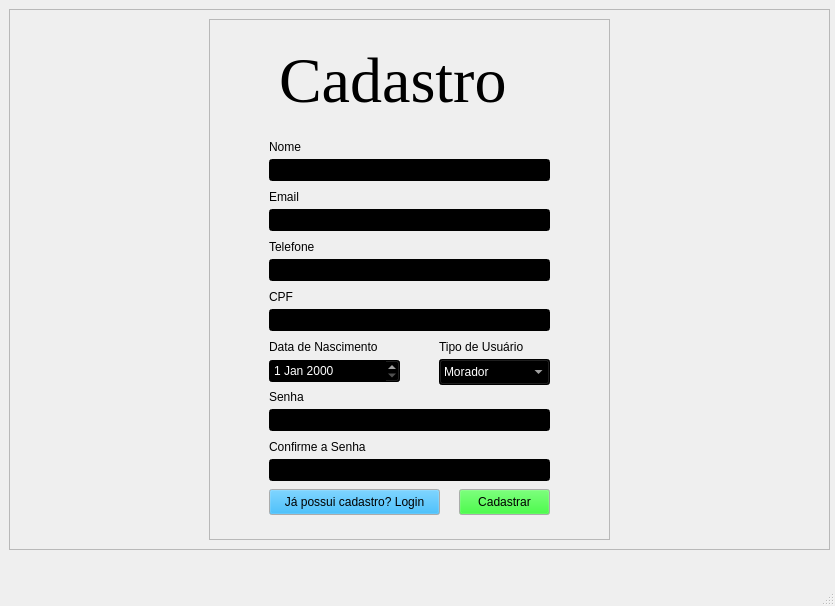
<?xml version="1.0" encoding="UTF-8"?>
<ui version="4.0">
 <class>MainWindow</class>
 <widget class="QMainWindow" name="MainWindow">
  <property name="geometry">
   <rect>
    <x>0</x>
    <y>0</y>
    <width>835</width>
    <height>606</height>
   </rect>
  </property>
  <property name="windowTitle">
   <string>MainWindow</string>
  </property>
  <widget class="QWidget" name="centralwidget">
   <widget class="QStackedWidget" name="stackedWidget">
    <property name="geometry">
     <rect>
      <x>-1</x>
      <y>-1</y>
      <width>831</width>
      <height>551</height>
     </rect>
    </property>
    <property name="currentIndex">
     <number>1</number>
    </property>
    <widget class="QWidget" name="Login">
     <widget class="QLineEdit" name="lineEdit">
      <property name="geometry">
       <rect>
        <x>270</x>
        <y>260</y>
        <width>291</width>
        <height>22</height>
       </rect>
      </property>
      <property name="styleSheet">
       <string notr="true">background-color: #000000;
color: #ffffff;</string>
      </property>
      <property name="text">
       <string/>
      </property>
     </widget>
     <widget class="QLineEdit" name="lineEdit_2">
      <property name="geometry">
       <rect>
        <x>270</x>
        <y>350</y>
        <width>291</width>
        <height>22</height>
       </rect>
      </property>
      <property name="styleSheet">
       <string notr="true">background-color: #000000;
color: #ffffff;</string>
      </property>
      <property name="text">
       <string/>
      </property>
     </widget>
     <widget class="QPushButton" name="pushButton">
      <property name="geometry">
       <rect>
        <x>480</x>
        <y>400</y>
        <width>81</width>
        <height>26</height>
       </rect>
      </property>
      <property name="palette">
       <palette>
        <active>
         <colorrole role="Button">
          <brush brushstyle="SolidPattern">
           <color alpha="255">
            <red>49</red>
            <green>226</green>
            <blue>0</blue>
           </color>
          </brush>
         </colorrole>
        </active>
        <inactive>
         <colorrole role="Button">
          <brush brushstyle="SolidPattern">
           <color alpha="255">
            <red>49</red>
            <green>226</green>
            <blue>0</blue>
           </color>
          </brush>
         </colorrole>
        </inactive>
        <disabled>
         <colorrole role="Button">
          <brush brushstyle="SolidPattern">
           <color alpha="255">
            <red>49</red>
            <green>226</green>
            <blue>0</blue>
           </color>
          </brush>
         </colorrole>
        </disabled>
       </palette>
      </property>
      <property name="text">
       <string>Entrar</string>
      </property>
     </widget>
     <widget class="QFrame" name="frame">
      <property name="geometry">
       <rect>
        <x>10</x>
        <y>10</y>
        <width>821</width>
        <height>541</height>
       </rect>
      </property>
      <property name="frameShape">
       <enum>QFrame::Shape::StyledPanel</enum>
      </property>
      <property name="frameShadow">
       <enum>QFrame::Shadow::Raised</enum>
      </property>
      <widget class="QFrame" name="frame_2">
       <property name="geometry">
        <rect>
         <x>200</x>
         <y>60</y>
         <width>401</width>
         <height>411</height>
        </rect>
       </property>
       <property name="palette">
        <palette>
         <active>
          <colorrole role="Base">
           <brush brushstyle="SolidPattern">
            <color alpha="255">
             <red>227</red>
             <green>227</green>
             <blue>227</blue>
            </color>
           </brush>
          </colorrole>
         </active>
         <inactive>
          <colorrole role="Base">
           <brush brushstyle="SolidPattern">
            <color alpha="255">
             <red>227</red>
             <green>227</green>
             <blue>227</blue>
            </color>
           </brush>
          </colorrole>
         </inactive>
         <disabled/>
        </palette>
       </property>
       <property name="frameShape">
        <enum>QFrame::Shape::StyledPanel</enum>
       </property>
       <property name="frameShadow">
        <enum>QFrame::Shadow::Raised</enum>
       </property>
       <widget class="QLabel" name="label">
        <property name="geometry">
         <rect>
          <x>110</x>
          <y>40</y>
          <width>171</width>
          <height>81</height>
         </rect>
        </property>
        <property name="palette">
         <palette>
          <active>
           <colorrole role="WindowText">
            <brush brushstyle="SolidPattern">
             <color alpha="255">
              <red>0</red>
              <green>0</green>
              <blue>0</blue>
             </color>
            </brush>
           </colorrole>
          </active>
          <inactive>
           <colorrole role="WindowText">
            <brush brushstyle="SolidPattern">
             <color alpha="255">
              <red>0</red>
              <green>0</green>
              <blue>0</blue>
             </color>
            </brush>
           </colorrole>
          </inactive>
          <disabled/>
         </palette>
        </property>
        <property name="font">
         <font>
          <family>Georgia</family>
          <pointsize>48</pointsize>
         </font>
        </property>
        <property name="text">
         <string>Login</string>
        </property>
       </widget>
       <widget class="QLabel" name="label_2">
        <property name="geometry">
         <rect>
          <x>60</x>
          <y>170</y>
          <width>101</width>
          <height>16</height>
         </rect>
        </property>
        <property name="palette">
         <palette>
          <active>
           <colorrole role="WindowText">
            <brush brushstyle="SolidPattern">
             <color alpha="255">
              <red>0</red>
              <green>0</green>
              <blue>0</blue>
             </color>
            </brush>
           </colorrole>
          </active>
          <inactive>
           <colorrole role="WindowText">
            <brush brushstyle="SolidPattern">
             <color alpha="255">
              <red>0</red>
              <green>0</green>
              <blue>0</blue>
             </color>
            </brush>
           </colorrole>
          </inactive>
          <disabled/>
         </palette>
        </property>
        <property name="text">
         <string>Código de Usuário</string>
        </property>
       </widget>
       <widget class="QLabel" name="label_3">
        <property name="geometry">
         <rect>
          <x>60</x>
          <y>260</y>
          <width>31</width>
          <height>16</height>
         </rect>
        </property>
        <property name="palette">
         <palette>
          <active>
           <colorrole role="WindowText">
            <brush brushstyle="SolidPattern">
             <color alpha="255">
              <red>0</red>
              <green>0</green>
              <blue>0</blue>
             </color>
            </brush>
           </colorrole>
          </active>
          <inactive>
           <colorrole role="WindowText">
            <brush brushstyle="SolidPattern">
             <color alpha="255">
              <red>0</red>
              <green>0</green>
              <blue>0</blue>
             </color>
            </brush>
           </colorrole>
          </inactive>
          <disabled/>
         </palette>
        </property>
        <property name="text">
         <string>Senha</string>
        </property>
       </widget>
       <widget class="QPushButton" name="pushButton_2">
        <property name="geometry">
         <rect>
          <x>60</x>
          <y>330</y>
          <width>171</width>
          <height>26</height>
         </rect>
        </property>
        <property name="palette">
         <palette>
          <active>
           <colorrole role="Button">
            <brush brushstyle="SolidPattern">
             <color alpha="255">
              <red>0</red>
              <green>170</green>
              <blue>255</blue>
             </color>
            </brush>
           </colorrole>
          </active>
          <inactive>
           <colorrole role="Button">
            <brush brushstyle="SolidPattern">
             <color alpha="255">
              <red>0</red>
              <green>170</green>
              <blue>255</blue>
             </color>
            </brush>
           </colorrole>
          </inactive>
          <disabled>
           <colorrole role="Button">
            <brush brushstyle="SolidPattern">
             <color alpha="255">
              <red>0</red>
              <green>170</green>
              <blue>255</blue>
             </color>
            </brush>
           </colorrole>
          </disabled>
         </palette>
        </property>
        <property name="text">
         <string>Novo por aqui? Cadastre-se</string>
        </property>
       </widget>
      </widget>
     </widget>
     <zorder>frame</zorder>
     <zorder>lineEdit</zorder>
     <zorder>lineEdit_2</zorder>
     <zorder>pushButton</zorder>
    </widget>
    <widget class="QWidget" name="Cadastro">
     <widget class="QFrame" name="frame_3">
      <property name="geometry">
       <rect>
        <x>10</x>
        <y>10</y>
        <width>821</width>
        <height>541</height>
       </rect>
      </property>
      <property name="frameShape">
       <enum>QFrame::Shape::StyledPanel</enum>
      </property>
      <property name="frameShadow">
       <enum>QFrame::Shadow::Raised</enum>
      </property>
      <widget class="QFrame" name="frame_4">
       <property name="geometry">
        <rect>
         <x>200</x>
         <y>10</y>
         <width>401</width>
         <height>521</height>
        </rect>
       </property>
       <property name="palette">
        <palette>
         <active>
          <colorrole role="Base">
           <brush brushstyle="SolidPattern">
            <color alpha="255">
             <red>227</red>
             <green>227</green>
             <blue>227</blue>
            </color>
           </brush>
          </colorrole>
         </active>
         <inactive>
          <colorrole role="Base">
           <brush brushstyle="SolidPattern">
            <color alpha="255">
             <red>227</red>
             <green>227</green>
             <blue>227</blue>
            </color>
           </brush>
          </colorrole>
         </inactive>
         <disabled/>
        </palette>
       </property>
       <property name="frameShape">
        <enum>QFrame::Shape::StyledPanel</enum>
       </property>
       <property name="frameShadow">
        <enum>QFrame::Shadow::Raised</enum>
       </property>
       <widget class="QLabel" name="label_4">
        <property name="geometry">
         <rect>
          <x>70</x>
          <y>20</y>
          <width>251</width>
          <height>81</height>
         </rect>
        </property>
        <property name="palette">
         <palette>
          <active>
           <colorrole role="WindowText">
            <brush brushstyle="SolidPattern">
             <color alpha="255">
              <red>0</red>
              <green>0</green>
              <blue>0</blue>
             </color>
            </brush>
           </colorrole>
          </active>
          <inactive>
           <colorrole role="WindowText">
            <brush brushstyle="SolidPattern">
             <color alpha="255">
              <red>0</red>
              <green>0</green>
              <blue>0</blue>
             </color>
            </brush>
           </colorrole>
          </inactive>
          <disabled/>
         </palette>
        </property>
        <property name="font">
         <font>
          <family>Georgia</family>
          <pointsize>48</pointsize>
         </font>
        </property>
        <property name="text">
         <string>Cadastro</string>
        </property>
       </widget>
       <widget class="QLabel" name="label_5">
        <property name="geometry">
         <rect>
          <x>60</x>
          <y>120</y>
          <width>101</width>
          <height>16</height>
         </rect>
        </property>
        <property name="palette">
         <palette>
          <active>
           <colorrole role="WindowText">
            <brush brushstyle="SolidPattern">
             <color alpha="255">
              <red>0</red>
              <green>0</green>
              <blue>0</blue>
             </color>
            </brush>
           </colorrole>
          </active>
          <inactive>
           <colorrole role="WindowText">
            <brush brushstyle="SolidPattern">
             <color alpha="255">
              <red>0</red>
              <green>0</green>
              <blue>0</blue>
             </color>
            </brush>
           </colorrole>
          </inactive>
          <disabled/>
         </palette>
        </property>
        <property name="text">
         <string>Nome</string>
        </property>
       </widget>
       <widget class="QLabel" name="label_6">
        <property name="geometry">
         <rect>
          <x>60</x>
          <y>170</y>
          <width>61</width>
          <height>16</height>
         </rect>
        </property>
        <property name="palette">
         <palette>
          <active>
           <colorrole role="WindowText">
            <brush brushstyle="SolidPattern">
             <color alpha="255">
              <red>0</red>
              <green>0</green>
              <blue>0</blue>
             </color>
            </brush>
           </colorrole>
          </active>
          <inactive>
           <colorrole role="WindowText">
            <brush brushstyle="SolidPattern">
             <color alpha="255">
              <red>0</red>
              <green>0</green>
              <blue>0</blue>
             </color>
            </brush>
           </colorrole>
          </inactive>
          <disabled/>
         </palette>
        </property>
        <property name="text">
         <string>Email</string>
        </property>
       </widget>
       <widget class="QLabel" name="label_7">
        <property name="geometry">
         <rect>
          <x>60</x>
          <y>220</y>
          <width>101</width>
          <height>16</height>
         </rect>
        </property>
        <property name="palette">
         <palette>
          <active>
           <colorrole role="WindowText">
            <brush brushstyle="SolidPattern">
             <color alpha="255">
              <red>0</red>
              <green>0</green>
              <blue>0</blue>
             </color>
            </brush>
           </colorrole>
          </active>
          <inactive>
           <colorrole role="WindowText">
            <brush brushstyle="SolidPattern">
             <color alpha="255">
              <red>0</red>
              <green>0</green>
              <blue>0</blue>
             </color>
            </brush>
           </colorrole>
          </inactive>
          <disabled/>
         </palette>
        </property>
        <property name="text">
         <string>Telefone</string>
        </property>
       </widget>
       <widget class="QLabel" name="label_8">
        <property name="geometry">
         <rect>
          <x>60</x>
          <y>270</y>
          <width>101</width>
          <height>16</height>
         </rect>
        </property>
        <property name="palette">
         <palette>
          <active>
           <colorrole role="WindowText">
            <brush brushstyle="SolidPattern">
             <color alpha="255">
              <red>0</red>
              <green>0</green>
              <blue>0</blue>
             </color>
            </brush>
           </colorrole>
          </active>
          <inactive>
           <colorrole role="WindowText">
            <brush brushstyle="SolidPattern">
             <color alpha="255">
              <red>0</red>
              <green>0</green>
              <blue>0</blue>
             </color>
            </brush>
           </colorrole>
          </inactive>
          <disabled/>
         </palette>
        </property>
        <property name="text">
         <string>CPF</string>
        </property>
       </widget>
       <widget class="QLabel" name="label_9">
        <property name="geometry">
         <rect>
          <x>60</x>
          <y>320</y>
          <width>111</width>
          <height>16</height>
         </rect>
        </property>
        <property name="palette">
         <palette>
          <active>
           <colorrole role="WindowText">
            <brush brushstyle="SolidPattern">
             <color alpha="255">
              <red>0</red>
              <green>0</green>
              <blue>0</blue>
             </color>
            </brush>
           </colorrole>
          </active>
          <inactive>
           <colorrole role="WindowText">
            <brush brushstyle="SolidPattern">
             <color alpha="255">
              <red>0</red>
              <green>0</green>
              <blue>0</blue>
             </color>
            </brush>
           </colorrole>
          </inactive>
          <disabled/>
         </palette>
        </property>
        <property name="text">
         <string>Data de Nascimento</string>
        </property>
       </widget>
       <widget class="QLabel" name="label_10">
        <property name="geometry">
         <rect>
          <x>60</x>
          <y>370</y>
          <width>101</width>
          <height>16</height>
         </rect>
        </property>
        <property name="palette">
         <palette>
          <active>
           <colorrole role="WindowText">
            <brush brushstyle="SolidPattern">
             <color alpha="255">
              <red>0</red>
              <green>0</green>
              <blue>0</blue>
             </color>
            </brush>
           </colorrole>
          </active>
          <inactive>
           <colorrole role="WindowText">
            <brush brushstyle="SolidPattern">
             <color alpha="255">
              <red>0</red>
              <green>0</green>
              <blue>0</blue>
             </color>
            </brush>
           </colorrole>
          </inactive>
          <disabled/>
         </palette>
        </property>
        <property name="text">
         <string>Senha</string>
        </property>
       </widget>
       <widget class="QLabel" name="label_11">
        <property name="geometry">
         <rect>
          <x>60</x>
          <y>420</y>
          <width>101</width>
          <height>16</height>
         </rect>
        </property>
        <property name="palette">
         <palette>
          <active>
           <colorrole role="WindowText">
            <brush brushstyle="SolidPattern">
             <color alpha="255">
              <red>0</red>
              <green>0</green>
              <blue>0</blue>
             </color>
            </brush>
           </colorrole>
          </active>
          <inactive>
           <colorrole role="WindowText">
            <brush brushstyle="SolidPattern">
             <color alpha="255">
              <red>0</red>
              <green>0</green>
              <blue>0</blue>
             </color>
            </brush>
           </colorrole>
          </inactive>
          <disabled/>
         </palette>
        </property>
        <property name="text">
         <string>Confirme a Senha</string>
        </property>
       </widget>
       <widget class="QPushButton" name="pushButton_3">
        <property name="geometry">
         <rect>
          <x>250</x>
          <y>470</y>
          <width>91</width>
          <height>26</height>
         </rect>
        </property>
        <property name="palette">
         <palette>
          <active>
           <colorrole role="Button">
            <brush brushstyle="SolidPattern">
             <color alpha="255">
              <red>0</red>
              <green>255</green>
              <blue>0</blue>
             </color>
            </brush>
           </colorrole>
          </active>
          <inactive>
           <colorrole role="Button">
            <brush brushstyle="SolidPattern">
             <color alpha="255">
              <red>0</red>
              <green>255</green>
              <blue>0</blue>
             </color>
            </brush>
           </colorrole>
          </inactive>
          <disabled>
           <colorrole role="Button">
            <brush brushstyle="SolidPattern">
             <color alpha="255">
              <red>0</red>
              <green>255</green>
              <blue>0</blue>
             </color>
            </brush>
           </colorrole>
          </disabled>
         </palette>
        </property>
        <property name="text">
         <string>Cadastrar</string>
        </property>
       </widget>
       <widget class="QLineEdit" name="lineEdit_3">
        <property name="enabled">
         <bool>true</bool>
        </property>
        <property name="geometry">
         <rect>
          <x>60</x>
          <y>140</y>
          <width>281</width>
          <height>22</height>
         </rect>
        </property>
        <property name="styleSheet">
         <string notr="true">background-color: #000000;
color: #ffffff;</string>
        </property>
        <property name="text">
         <string/>
        </property>
       </widget>
       <widget class="QLineEdit" name="lineEdit_5">
        <property name="geometry">
         <rect>
          <x>60</x>
          <y>240</y>
          <width>281</width>
          <height>22</height>
         </rect>
        </property>
        <property name="styleSheet">
         <string notr="true">background-color: #000000;
color: #ffffff;</string>
        </property>
        <property name="text">
         <string/>
        </property>
       </widget>
       <widget class="QLineEdit" name="lineEdit_7">
        <property name="geometry">
         <rect>
          <x>60</x>
          <y>390</y>
          <width>281</width>
          <height>22</height>
         </rect>
        </property>
        <property name="styleSheet">
         <string notr="true">background-color: #000000;
color: #ffffff;</string>
        </property>
        <property name="text">
         <string/>
        </property>
       </widget>
       <widget class="QDateEdit" name="dateEdit">
        <property name="geometry">
         <rect>
          <x>60</x>
          <y>340</y>
          <width>131</width>
          <height>24</height>
         </rect>
        </property>
        <property name="styleSheet">
         <string notr="true">background-color: #000000;
color: #ffffff;</string>
        </property>
       </widget>
       <widget class="QLineEdit" name="lineEdit_4">
        <property name="geometry">
         <rect>
          <x>60</x>
          <y>190</y>
          <width>281</width>
          <height>22</height>
         </rect>
        </property>
        <property name="styleSheet">
         <string notr="true">background-color: #000000;
color: #ffffff;</string>
        </property>
        <property name="text">
         <string/>
        </property>
       </widget>
       <widget class="QLineEdit" name="lineEdit_6">
        <property name="geometry">
         <rect>
          <x>60</x>
          <y>290</y>
          <width>281</width>
          <height>22</height>
         </rect>
        </property>
        <property name="styleSheet">
         <string notr="true">background-color: #000000;
color: #ffffff;</string>
        </property>
        <property name="text">
         <string/>
        </property>
       </widget>
       <widget class="QLineEdit" name="lineEdit_8">
        <property name="geometry">
         <rect>
          <x>60</x>
          <y>440</y>
          <width>281</width>
          <height>22</height>
         </rect>
        </property>
        <property name="styleSheet">
         <string notr="true">background-color: #000000;
color: #ffffff;</string>
        </property>
        <property name="text">
         <string/>
        </property>
       </widget>
       <widget class="QPushButton" name="pushButton_4">
        <property name="geometry">
         <rect>
          <x>60</x>
          <y>470</y>
          <width>171</width>
          <height>26</height>
         </rect>
        </property>
        <property name="palette">
         <palette>
          <active>
           <colorrole role="Button">
            <brush brushstyle="SolidPattern">
             <color alpha="255">
              <red>0</red>
              <green>170</green>
              <blue>255</blue>
             </color>
            </brush>
           </colorrole>
          </active>
          <inactive>
           <colorrole role="Button">
            <brush brushstyle="SolidPattern">
             <color alpha="255">
              <red>0</red>
              <green>170</green>
              <blue>255</blue>
             </color>
            </brush>
           </colorrole>
          </inactive>
          <disabled>
           <colorrole role="Button">
            <brush brushstyle="SolidPattern">
             <color alpha="255">
              <red>0</red>
              <green>170</green>
              <blue>255</blue>
             </color>
            </brush>
           </colorrole>
          </disabled>
         </palette>
        </property>
        <property name="text">
         <string>Já possui cadastro? Login</string>
        </property>
       </widget>
       <widget class="QComboBox" name="comboBox">
        <property name="geometry">
         <rect>
          <x>230</x>
          <y>340</y>
          <width>111</width>
          <height>26</height>
         </rect>
        </property>
        <property name="styleSheet">
         <string notr="true">background-color: black;
color: white;</string>
        </property>
        <item>
         <property name="text">
          <string>Morador</string>
         </property>
        </item>
        <item>
         <property name="text">
          <string>Visitante</string>
         </property>
        </item>
       </widget>
       <widget class="QLabel" name="label_12">
        <property name="geometry">
         <rect>
          <x>230</x>
          <y>320</y>
          <width>111</width>
          <height>16</height>
         </rect>
        </property>
        <property name="palette">
         <palette>
          <active>
           <colorrole role="WindowText">
            <brush brushstyle="SolidPattern">
             <color alpha="255">
              <red>0</red>
              <green>0</green>
              <blue>0</blue>
             </color>
            </brush>
           </colorrole>
          </active>
          <inactive>
           <colorrole role="WindowText">
            <brush brushstyle="SolidPattern">
             <color alpha="255">
              <red>0</red>
              <green>0</green>
              <blue>0</blue>
             </color>
            </brush>
           </colorrole>
          </inactive>
          <disabled/>
         </palette>
        </property>
        <property name="text">
         <string>Tipo de Usuário</string>
        </property>
       </widget>
      </widget>
     </widget>
    </widget>
   </widget>
  </widget>
  <widget class="QMenuBar" name="menubar">
   <property name="geometry">
    <rect>
     <x>0</x>
     <y>0</y>
     <width>835</width>
     <height>33</height>
    </rect>
   </property>
  </widget>
  <widget class="QStatusBar" name="statusbar"/>
 </widget>
 <resources/>
 <connections/>
</ui>
